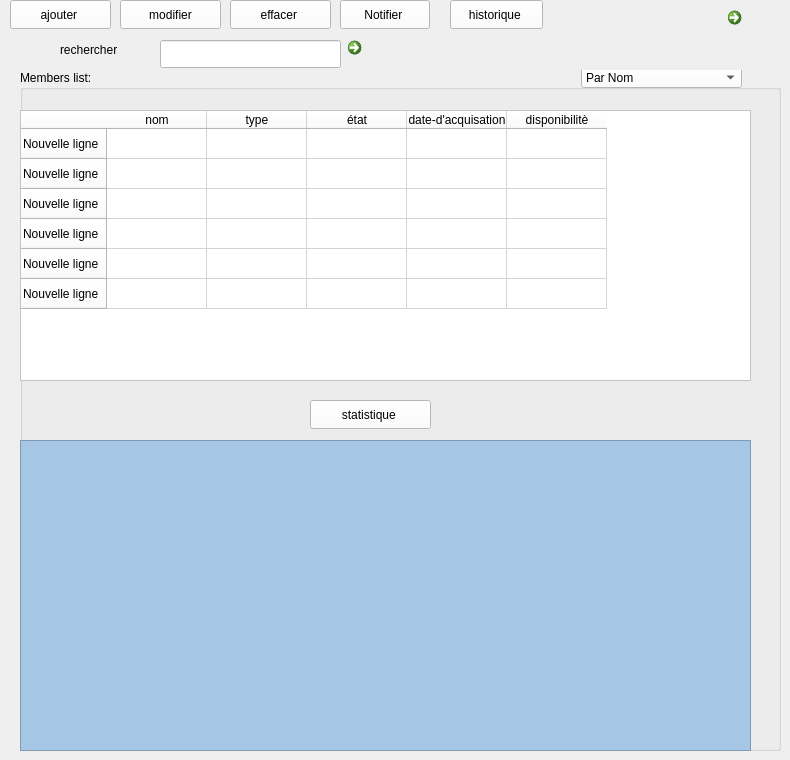
    <widget class="QWidget" name="tabequipement">
     <widget class="QPushButton" name="pushButton_delete">
      <property name="geometry">
       <rect>
        <x>230</x>
        <y>0</y>
        <width>101</width>
        <height>29</height>
       </rect>
      </property>
      <property name="styleSheet">
       <string notr="true">background-color: rgb(255, 255, 255);</string>
      </property>
      <property name="text">
       <string>effacer </string>
      </property>
     </widget>
     <widget class="QCommandLinkButton" name="commandLinkButton_2">
      <property name="geometry">
       <rect>
        <x>720</x>
        <y>0</y>
        <width>31</width>
        <height>41</height>
       </rect>
      </property>
      <property name="text">
       <string/>
      </property>
      <property name="icon">
       <iconset theme="QIcon::ThemeIcon::DocumentSave"/>
      </property>
     </widget>
     <widget class="QGroupBox" name="groupBox">
      <property name="geometry">
       <rect>
        <x>20</x>
        <y>70</y>
        <width>761</width>
        <height>681</height>
       </rect>
      </property>
      <property name="palette">
       <palette>
        <active>
         <colorrole role="WindowText">
          <brush brushstyle="SolidPattern">
           <color alpha="255">
            <red>0</red>
            <green>0</green>
            <blue>0</blue>
           </color>
          </brush>
         </colorrole>
         <colorrole role="Button">
          <brush brushstyle="SolidPattern">
           <color alpha="255">
            <red>168</red>
            <green>230</green>
            <blue>207</blue>
           </color>
          </brush>
         </colorrole>
         <colorrole role="Light">
          <brush brushstyle="SolidPattern">
           <color alpha="255">
            <red>255</red>
            <green>255</green>
            <blue>255</blue>
           </color>
          </brush>
         </colorrole>
         <colorrole role="Midlight">
          <brush brushstyle="SolidPattern">
           <color alpha="255">
            <red>211</red>
            <green>242</green>
            <blue>231</blue>
           </color>
          </brush>
         </colorrole>
         <colorrole role="Dark">
          <brush brushstyle="SolidPattern">
           <color alpha="255">
            <red>84</red>
            <green>115</green>
            <blue>103</blue>
           </color>
          </brush>
         </colorrole>
         <colorrole role="Mid">
          <brush brushstyle="SolidPattern">
           <color alpha="255">
            <red>112</red>
            <green>153</green>
            <blue>138</blue>
           </color>
          </brush>
         </colorrole>
         <colorrole role="Text">
          <brush brushstyle="SolidPattern">
           <color alpha="255">
            <red>0</red>
            <green>0</green>
            <blue>0</blue>
           </color>
          </brush>
         </colorrole>
         <colorrole role="BrightText">
          <brush brushstyle="SolidPattern">
           <color alpha="255">
            <red>255</red>
            <green>255</green>
            <blue>255</blue>
           </color>
          </brush>
         </colorrole>
         <colorrole role="ButtonText">
          <brush brushstyle="SolidPattern">
           <color alpha="255">
            <red>0</red>
            <green>0</green>
            <blue>0</blue>
           </color>
          </brush>
         </colorrole>
         <colorrole role="Base">
          <brush brushstyle="SolidPattern">
           <color alpha="255">
            <red>168</red>
            <green>230</green>
            <blue>207</blue>
           </color>
          </brush>
         </colorrole>
         <colorrole role="Window">
          <brush brushstyle="SolidPattern">
           <color alpha="255">
            <red>168</red>
            <green>230</green>
            <blue>207</blue>
           </color>
          </brush>
         </colorrole>
         <colorrole role="Shadow">
          <brush brushstyle="SolidPattern">
           <color alpha="255">
            <red>0</red>
            <green>0</green>
            <blue>0</blue>
           </color>
          </brush>
         </colorrole>
         <colorrole role="AlternateBase">
          <brush brushstyle="SolidPattern">
           <color alpha="255">
            <red>211</red>
            <green>242</green>
            <blue>231</blue>
           </color>
          </brush>
         </colorrole>
         <colorrole role="ToolTipBase">
          <brush brushstyle="SolidPattern">
           <color alpha="255">
            <red>255</red>
            <green>255</green>
            <blue>220</blue>
           </color>
          </brush>
         </colorrole>
         <colorrole role="ToolTipText">
          <brush brushstyle="SolidPattern">
           <color alpha="255">
            <red>0</red>
            <green>0</green>
            <blue>0</blue>
           </color>
          </brush>
         </colorrole>
         <colorrole role="PlaceholderText">
          <brush brushstyle="SolidPattern">
           <color alpha="127">
            <red>0</red>
            <green>0</green>
            <blue>0</blue>
           </color>
          </brush>
         </colorrole>
         <colorrole role="Accent">
          <brush brushstyle="SolidPattern">
           <color alpha="255">
            <red>255</red>
            <green>255</green>
            <blue>255</blue>
           </color>
          </brush>
         </colorrole>
        </active>
        <inactive>
         <colorrole role="WindowText">
          <brush brushstyle="SolidPattern">
           <color alpha="255">
            <red>0</red>
            <green>0</green>
            <blue>0</blue>
           </color>
          </brush>
         </colorrole>
         <colorrole role="Button">
          <brush brushstyle="SolidPattern">
           <color alpha="255">
            <red>168</red>
            <green>230</green>
            <blue>207</blue>
           </color>
          </brush>
         </colorrole>
         <colorrole role="Light">
          <brush brushstyle="SolidPattern">
           <color alpha="255">
            <red>255</red>
            <green>255</green>
            <blue>255</blue>
           </color>
          </brush>
         </colorrole>
         <colorrole role="Midlight">
          <brush brushstyle="SolidPattern">
           <color alpha="255">
            <red>211</red>
            <green>242</green>
            <blue>231</blue>
           </color>
          </brush>
         </colorrole>
         <colorrole role="Dark">
          <brush brushstyle="SolidPattern">
           <color alpha="255">
            <red>84</red>
            <green>115</green>
            <blue>103</blue>
           </color>
          </brush>
         </colorrole>
         <colorrole role="Mid">
          <brush brushstyle="SolidPattern">
           <color alpha="255">
            <red>112</red>
            <green>153</green>
            <blue>138</blue>
           </color>
          </brush>
         </colorrole>
         <colorrole role="Text">
          <brush brushstyle="SolidPattern">
           <color alpha="255">
            <red>0</red>
            <green>0</green>
            <blue>0</blue>
           </color>
          </brush>
         </colorrole>
         <colorrole role="BrightText">
          <brush brushstyle="SolidPattern">
           <color alpha="255">
            <red>255</red>
            <green>255</green>
            <blue>255</blue>
           </color>
          </brush>
         </colorrole>
         <colorrole role="ButtonText">
          <brush brushstyle="SolidPattern">
           <color alpha="255">
            <red>0</red>
            <green>0</green>
            <blue>0</blue>
           </color>
          </brush>
         </colorrole>
         <colorrole role="Base">
          <brush brushstyle="SolidPattern">
           <color alpha="255">
            <red>168</red>
            <green>230</green>
            <blue>207</blue>
           </color>
          </brush>
         </colorrole>
         <colorrole role="Window">
          <brush brushstyle="SolidPattern">
           <color alpha="255">
            <red>168</red>
            <green>230</green>
            <blue>207</blue>
           </color>
          </brush>
         </colorrole>
         <colorrole role="Shadow">
          <brush brushstyle="SolidPattern">
           <color alpha="255">
            <red>0</red>
            <green>0</green>
            <blue>0</blue>
           </color>
          </brush>
         </colorrole>
         <colorrole role="AlternateBase">
          <brush brushstyle="SolidPattern">
           <color alpha="255">
            <red>211</red>
            <green>242</green>
            <blue>231</blue>
           </color>
          </brush>
         </colorrole>
         <colorrole role="ToolTipBase">
          <brush brushstyle="SolidPattern">
           <color alpha="255">
            <red>255</red>
            <green>255</green>
            <blue>220</blue>
           </color>
          </brush>
         </colorrole>
         <colorrole role="ToolTipText">
          <brush brushstyle="SolidPattern">
           <color alpha="255">
            <red>0</red>
            <green>0</green>
            <blue>0</blue>
           </color>
          </brush>
         </colorrole>
         <colorrole role="PlaceholderText">
          <brush brushstyle="SolidPattern">
           <color alpha="127">
            <red>0</red>
            <green>0</green>
            <blue>0</blue>
           </color>
          </brush>
         </colorrole>
         <colorrole role="Accent">
          <brush brushstyle="SolidPattern">
           <color alpha="255">
            <red>255</red>
            <green>255</green>
            <blue>255</blue>
           </color>
          </brush>
         </colorrole>
        </inactive>
        <disabled>
         <colorrole role="WindowText">
          <brush brushstyle="SolidPattern">
           <color alpha="255">
            <red>84</red>
            <green>115</green>
            <blue>103</blue>
           </color>
          </brush>
         </colorrole>
         <colorrole role="Button">
          <brush brushstyle="SolidPattern">
           <color alpha="255">
            <red>168</red>
            <green>230</green>
            <blue>207</blue>
           </color>
          </brush>
         </colorrole>
         <colorrole role="Light">
          <brush brushstyle="SolidPattern">
           <color alpha="255">
            <red>255</red>
            <green>255</green>
            <blue>255</blue>
           </color>
          </brush>
         </colorrole>
         <colorrole role="Midlight">
          <brush brushstyle="SolidPattern">
           <color alpha="255">
            <red>211</red>
            <green>242</green>
            <blue>231</blue>
           </color>
          </brush>
         </colorrole>
         <colorrole role="Dark">
          <brush brushstyle="SolidPattern">
           <color alpha="255">
            <red>84</red>
            <green>115</green>
            <blue>103</blue>
           </color>
          </brush>
         </colorrole>
         <colorrole role="Mid">
          <brush brushstyle="SolidPattern">
           <color alpha="255">
            <red>112</red>
            <green>153</green>
            <blue>138</blue>
           </color>
          </brush>
         </colorrole>
         <colorrole role="Text">
          <brush brushstyle="SolidPattern">
           <color alpha="255">
            <red>84</red>
            <green>115</green>
            <blue>103</blue>
           </color>
          </brush>
         </colorrole>
         <colorrole role="BrightText">
          <brush brushstyle="SolidPattern">
           <color alpha="255">
            <red>255</red>
            <green>255</green>
            <blue>255</blue>
           </color>
          </brush>
         </colorrole>
         <colorrole role="ButtonText">
          <brush brushstyle="SolidPattern">
           <color alpha="255">
            <red>84</red>
            <green>115</green>
            <blue>103</blue>
           </color>
          </brush>
         </colorrole>
         <colorrole role="Base">
          <brush brushstyle="SolidPattern">
           <color alpha="255">
            <red>168</red>
            <green>230</green>
            <blue>207</blue>
           </color>
          </brush>
         </colorrole>
         <colorrole role="Window">
          <brush brushstyle="SolidPattern">
           <color alpha="255">
            <red>168</red>
            <green>230</green>
            <blue>207</blue>
           </color>
          </brush>
         </colorrole>
         <colorrole role="Shadow">
          <brush brushstyle="SolidPattern">
           <color alpha="255">
            <red>0</red>
            <green>0</green>
            <blue>0</blue>
           </color>
          </brush>
         </colorrole>
         <colorrole role="AlternateBase">
          <brush brushstyle="SolidPattern">
           <color alpha="255">
            <red>168</red>
            <green>230</green>
            <blue>207</blue>
           </color>
          </brush>
         </colorrole>
         <colorrole role="ToolTipBase">
          <brush brushstyle="SolidPattern">
           <color alpha="255">
            <red>255</red>
            <green>255</green>
            <blue>220</blue>
           </color>
          </brush>
         </colorrole>
         <colorrole role="ToolTipText">
          <brush brushstyle="SolidPattern">
           <color alpha="255">
            <red>0</red>
            <green>0</green>
            <blue>0</blue>
           </color>
          </brush>
         </colorrole>
         <colorrole role="PlaceholderText">
          <brush brushstyle="SolidPattern">
           <color alpha="127">
            <red>84</red>
            <green>115</green>
            <blue>103</blue>
           </color>
          </brush>
         </colorrole>
         <colorrole role="Accent">
          <brush brushstyle="SolidPattern">
           <color alpha="255">
            <red>230</red>
            <green>255</green>
            <blue>246</blue>
           </color>
          </brush>
         </colorrole>
        </disabled>
       </palette>
      </property>
      <property name="title">
       <string>Members list:</string>
      </property>
      <property name="checkable">
       <bool>false</bool>
      </property>
      <widget class="QComboBox" name="comboBox_2">
       <property name="geometry">
        <rect>
         <x>561</x>
         <y>-3</y>
         <width>161</width>
         <height>21</height>
        </rect>
       </property>
       <property name="styleSheet">
        <string notr="true">background-color: rgb(255, 255, 255);</string>
       </property>
       <item>
        <property name="text">
         <string>Par Nom</string>
        </property>
       </item>
       <item>
        <property name="text">
         <string>Par type</string>
        </property>
       </item>
       <item>
        <property name="text">
         <string>Par date</string>
        </property>
       </item>
      </widget>
      <widget class="QPushButton" name="pushButton_3">
       <property name="geometry">
        <rect>
         <x>290</x>
         <y>330</y>
         <width>121</width>
         <height>29</height>
        </rect>
       </property>
       <property name="styleSheet">
        <string notr="true">background-color: rgb(255, 255, 255);</string>
       </property>
       <property name="text">
        <string>statistique </string>
       </property>
      </widget>
      <widget class="QTableWidget" name="tableWidget_2">
       <property name="geometry">
        <rect>
         <x>0</x>
         <y>40</y>
         <width>731</width>
         <height>271</height>
        </rect>
       </property>
       <property name="styleSheet">
        <string notr="true">background-color: rgb(255, 255, 255);</string>
       </property>
       <row>
        <property name="text">
         <string>Nouvelle ligne</string>
        </property>
       </row>
       <row>
        <property name="text">
         <string>Nouvelle ligne</string>
        </property>
       </row>
       <row>
        <property name="text">
         <string>Nouvelle ligne</string>
        </property>
       </row>
       <row>
        <property name="text">
         <string>Nouvelle ligne</string>
        </property>
       </row>
       <row>
        <property name="text">
         <string>Nouvelle ligne</string>
        </property>
       </row>
       <row>
        <property name="text">
         <string>Nouvelle ligne</string>
        </property>
       </row>
       <column>
        <property name="text">
         <string>nom</string>
        </property>
       </column>
       <column>
        <property name="text">
         <string>type</string>
        </property>
       </column>
       <column>
        <property name="text">
         <string>état</string>
        </property>
       </column>
       <column>
        <property name="text">
         <string>date-d'acquisation</string>
        </property>
       </column>
       <column>
        <property name="text">
         <string>disponibilitè</string>
        </property>
       </column>
      </widget>
     </widget>
     <widget class="QLabel" name="label">
      <property name="geometry">
       <rect>
        <x>60</x>
        <y>40</y>
        <width>91</width>
        <height>20</height>
       </rect>
      </property>
      <property name="text">
       <string>rechercher</string>
      </property>
     </widget>
     <widget class="QCommandLinkButton" name="commandLinkButton">
      <property name="geometry">
       <rect>
        <x>340</x>
        <y>30</y>
        <width>31</width>
        <height>41</height>
       </rect>
      </property>
      <property name="text">
       <string/>
      </property>
      <property name="icon">
       <iconset theme="QIcon::ThemeIcon::SystemSearch"/>
      </property>
     </widget>
     <widget class="QLineEdit" name="lineEdit">
      <property name="geometry">
       <rect>
        <x>160</x>
        <y>40</y>
        <width>181</width>
        <height>28</height>
       </rect>
      </property>
      <property name="styleSheet">
       <string notr="true">background-color: rgb(255, 255, 255);</string>
      </property>
      <property name="text">
       <string/>
      </property>
     </widget>
     <widget class="QColumnView" name="columnView">
      <property name="geometry">
       <rect>
        <x>20</x>
        <y>440</y>
        <width>731</width>
        <height>311</height>
       </rect>
      </property>
      <property name="palette">
       <palette>
        <active>
         <colorrole role="WindowText">
          <brush brushstyle="SolidPattern">
           <color alpha="255">
            <red>0</red>
            <green>0</green>
            <blue>0</blue>
           </color>
          </brush>
         </colorrole>
         <colorrole role="Button">
          <brush brushstyle="SolidPattern">
           <color alpha="255">
            <red>165</red>
            <green>199</green>
            <blue>229</blue>
           </color>
          </brush>
         </colorrole>
         <colorrole role="Light">
          <brush brushstyle="SolidPattern">
           <color alpha="255">
            <red>127</red>
            <green>127</green>
            <blue>255</blue>
           </color>
          </brush>
         </colorrole>
         <colorrole role="Midlight">
          <brush brushstyle="SolidPattern">
           <color alpha="255">
            <red>63</red>
            <green>63</green>
            <blue>255</blue>
           </color>
          </brush>
         </colorrole>
         <colorrole role="Dark">
          <brush brushstyle="SolidPattern">
           <color alpha="255">
            <red>0</red>
            <green>0</green>
            <blue>127</blue>
           </color>
          </brush>
         </colorrole>
         <colorrole role="Mid">
          <brush brushstyle="SolidPattern">
           <color alpha="255">
            <red>0</red>
            <green>0</green>
            <blue>170</blue>
           </color>
          </brush>
         </colorrole>
         <colorrole role="Text">
          <brush brushstyle="SolidPattern">
           <color alpha="255">
            <red>0</red>
            <green>0</green>
            <blue>0</blue>
           </color>
          </brush>
         </colorrole>
         <colorrole role="BrightText">
          <brush brushstyle="SolidPattern">
           <color alpha="255">
            <red>255</red>
            <green>255</green>
            <blue>255</blue>
           </color>
          </brush>
         </colorrole>
         <colorrole role="ButtonText">
          <brush brushstyle="SolidPattern">
           <color alpha="255">
            <red>0</red>
            <green>0</green>
            <blue>0</blue>
           </color>
          </brush>
         </colorrole>
         <colorrole role="Base">
          <brush brushstyle="SolidPattern">
           <color alpha="255">
            <red>165</red>
            <green>199</green>
            <blue>229</blue>
           </color>
          </brush>
         </colorrole>
         <colorrole role="Window">
          <brush brushstyle="SolidPattern">
           <color alpha="255">
            <red>165</red>
            <green>199</green>
            <blue>229</blue>
           </color>
          </brush>
         </colorrole>
         <colorrole role="Shadow">
          <brush brushstyle="SolidPattern">
           <color alpha="255">
            <red>0</red>
            <green>0</green>
            <blue>0</blue>
           </color>
          </brush>
         </colorrole>
         <colorrole role="AlternateBase">
          <brush brushstyle="SolidPattern">
           <color alpha="255">
            <red>127</red>
            <green>127</green>
            <blue>255</blue>
           </color>
          </brush>
         </colorrole>
         <colorrole role="ToolTipBase">
          <brush brushstyle="SolidPattern">
           <color alpha="255">
            <red>255</red>
            <green>255</green>
            <blue>220</blue>
           </color>
          </brush>
         </colorrole>
         <colorrole role="ToolTipText">
          <brush brushstyle="SolidPattern">
           <color alpha="255">
            <red>0</red>
            <green>0</green>
            <blue>0</blue>
           </color>
          </brush>
         </colorrole>
         <colorrole role="PlaceholderText">
          <brush brushstyle="SolidPattern">
           <color alpha="127">
            <red>0</red>
            <green>0</green>
            <blue>0</blue>
           </color>
          </brush>
         </colorrole>
         <colorrole role="Accent">
          <brush brushstyle="SolidPattern">
           <color alpha="255">
            <red>255</red>
            <green>255</green>
            <blue>255</blue>
           </color>
          </brush>
         </colorrole>
        </active>
        <inactive>
         <colorrole role="WindowText">
          <brush brushstyle="SolidPattern">
           <color alpha="255">
            <red>0</red>
            <green>0</green>
            <blue>0</blue>
           </color>
          </brush>
         </colorrole>
         <colorrole role="Button">
          <brush brushstyle="SolidPattern">
           <color alpha="255">
            <red>165</red>
            <green>199</green>
            <blue>229</blue>
           </color>
          </brush>
         </colorrole>
         <colorrole role="Light">
          <brush brushstyle="SolidPattern">
           <color alpha="255">
            <red>127</red>
            <green>127</green>
            <blue>255</blue>
           </color>
          </brush>
         </colorrole>
         <colorrole role="Midlight">
          <brush brushstyle="SolidPattern">
           <color alpha="255">
            <red>63</red>
            <green>63</green>
            <blue>255</blue>
           </color>
          </brush>
         </colorrole>
         <colorrole role="Dark">
          <brush brushstyle="SolidPattern">
           <color alpha="255">
            <red>0</red>
            <green>0</green>
            <blue>127</blue>
           </color>
          </brush>
         </colorrole>
         <colorrole role="Mid">
          <brush brushstyle="SolidPattern">
           <color alpha="255">
            <red>0</red>
            <green>0</green>
            <blue>170</blue>
           </color>
          </brush>
         </colorrole>
         <colorrole role="Text">
          <brush brushstyle="SolidPattern">
           <color alpha="255">
            <red>0</red>
            <green>0</green>
            <blue>0</blue>
           </color>
          </brush>
         </colorrole>
         <colorrole role="BrightText">
          <brush brushstyle="SolidPattern">
           <color alpha="255">
            <red>255</red>
            <green>255</green>
            <blue>255</blue>
           </color>
          </brush>
         </colorrole>
         <colorrole role="ButtonText">
          <brush brushstyle="SolidPattern">
           <color alpha="255">
            <red>0</red>
            <green>0</green>
            <blue>0</blue>
           </color>
          </brush>
         </colorrole>
         <colorrole role="Base">
          <brush brushstyle="SolidPattern">
           <color alpha="255">
            <red>165</red>
            <green>199</green>
            <blue>229</blue>
           </color>
          </brush>
         </colorrole>
         <colorrole role="Window">
          <brush brushstyle="SolidPattern">
           <color alpha="255">
            <red>165</red>
            <green>199</green>
            <blue>229</blue>
           </color>
          </brush>
         </colorrole>
         <colorrole role="Shadow">
          <brush brushstyle="SolidPattern">
           <color alpha="255">
            <red>0</red>
            <green>0</green>
            <blue>0</blue>
           </color>
          </brush>
         </colorrole>
         <colorrole role="AlternateBase">
          <brush brushstyle="SolidPattern">
           <color alpha="255">
            <red>127</red>
            <green>127</green>
            <blue>255</blue>
           </color>
          </brush>
         </colorrole>
         <colorrole role="ToolTipBase">
          <brush brushstyle="SolidPattern">
           <color alpha="255">
            <red>255</red>
            <green>255</green>
            <blue>220</blue>
           </color>
          </brush>
         </colorrole>
         <colorrole role="ToolTipText">
          <brush brushstyle="SolidPattern">
           <color alpha="255">
            <red>0</red>
            <green>0</green>
            <blue>0</blue>
           </color>
          </brush>
         </colorrole>
         <colorrole role="PlaceholderText">
          <brush brushstyle="SolidPattern">
           <color alpha="127">
            <red>0</red>
            <green>0</green>
            <blue>0</blue>
           </color>
          </brush>
         </colorrole>
         <colorrole role="Accent">
          <brush brushstyle="SolidPattern">
           <color alpha="255">
            <red>255</red>
            <green>255</green>
            <blue>255</blue>
           </color>
          </brush>
         </colorrole>
        </inactive>
        <disabled>
         <colorrole role="WindowText">
          <brush brushstyle="SolidPattern">
           <color alpha="255">
            <red>0</red>
            <green>0</green>
            <blue>127</blue>
           </color>
          </brush>
         </colorrole>
         <colorrole role="Button">
          <brush brushstyle="SolidPattern">
           <color alpha="255">
            <red>165</red>
            <green>199</green>
            <blue>229</blue>
           </color>
          </brush>
         </colorrole>
         <colorrole role="Light">
          <brush brushstyle="SolidPattern">
           <color alpha="255">
            <red>127</red>
            <green>127</green>
            <blue>255</blue>
           </color>
          </brush>
         </colorrole>
         <colorrole role="Midlight">
          <brush brushstyle="SolidPattern">
           <color alpha="255">
            <red>63</red>
            <green>63</green>
            <blue>255</blue>
           </color>
          </brush>
         </colorrole>
         <colorrole role="Dark">
          <brush brushstyle="SolidPattern">
           <color alpha="255">
            <red>0</red>
            <green>0</green>
            <blue>127</blue>
           </color>
          </brush>
         </colorrole>
         <colorrole role="Mid">
          <brush brushstyle="SolidPattern">
           <color alpha="255">
            <red>0</red>
            <green>0</green>
            <blue>170</blue>
           </color>
          </brush>
         </colorrole>
         <colorrole role="Text">
          <brush brushstyle="SolidPattern">
           <color alpha="255">
            <red>0</red>
            <green>0</green>
            <blue>127</blue>
           </color>
          </brush>
         </colorrole>
         <colorrole role="BrightText">
          <brush brushstyle="SolidPattern">
           <color alpha="255">
            <red>255</red>
            <green>255</green>
            <blue>255</blue>
           </color>
          </brush>
         </colorrole>
         <colorrole role="ButtonText">
          <brush brushstyle="SolidPattern">
           <color alpha="255">
            <red>0</red>
            <green>0</green>
            <blue>127</blue>
           </color>
          </brush>
         </colorrole>
         <colorrole role="Base">
          <brush brushstyle="SolidPattern">
           <color alpha="255">
            <red>165</red>
            <green>199</green>
            <blue>229</blue>
           </color>
          </brush>
         </colorrole>
         <colorrole role="Window">
          <brush brushstyle="SolidPattern">
           <color alpha="255">
            <red>165</red>
            <green>199</green>
            <blue>229</blue>
           </color>
          </brush>
         </colorrole>
         <colorrole role="Shadow">
          <brush brushstyle="SolidPattern">
           <color alpha="255">
            <red>0</red>
            <green>0</green>
            <blue>0</blue>
           </color>
          </brush>
         </colorrole>
         <colorrole role="AlternateBase">
          <brush brushstyle="SolidPattern">
           <color alpha="255">
            <red>0</red>
            <green>0</green>
            <blue>255</blue>
           </color>
          </brush>
         </colorrole>
         <colorrole role="ToolTipBase">
          <brush brushstyle="SolidPattern">
           <color alpha="255">
            <red>255</red>
            <green>255</green>
            <blue>220</blue>
           </color>
          </brush>
         </colorrole>
         <colorrole role="ToolTipText">
          <brush brushstyle="SolidPattern">
           <color alpha="255">
            <red>0</red>
            <green>0</green>
            <blue>0</blue>
           </color>
          </brush>
         </colorrole>
         <colorrole role="PlaceholderText">
          <brush brushstyle="SolidPattern">
           <color alpha="127">
            <red>0</red>
            <green>0</green>
            <blue>127</blue>
           </color>
          </brush>
         </colorrole>
         <colorrole role="Accent">
          <brush brushstyle="SolidPattern">
           <color alpha="255">
            <red>76</red>
            <green>76</green>
            <blue>255</blue>
           </color>
          </brush>
         </colorrole>
        </disabled>
       </palette>
      </property>
      <property name="styleSheet">
       <string notr="true">background-color: rgb(165, 199, 229);</string>
      </property>
     </widget>
     <widget class="QPushButton" name="pushButton_4">
      <property name="geometry">
       <rect>
        <x>450</x>
        <y>0</y>
        <width>93</width>
        <height>29</height>
       </rect>
      </property>
      <property name="styleSheet">
       <string notr="true">background-color: rgb(255, 255, 255);</string>
      </property>
      <property name="text">
       <string>historique </string>
      </property>
     </widget>
     <widget class="QPushButton" name="pushButton_new">
      <property name="geometry">
       <rect>
        <x>10</x>
        <y>0</y>
        <width>101</width>
        <height>29</height>
       </rect>
      </property>
      <property name="styleSheet">
       <string notr="true">background-color: rgb(255, 255, 255);</string>
      </property>
      <property name="text">
       <string>ajouter </string>
      </property>
     </widget>
     <widget class="QPushButton" name="pushButton">
      <property name="geometry">
       <rect>
        <x>340</x>
        <y>0</y>
        <width>90</width>
        <height>29</height>
       </rect>
      </property>
      <property name="styleSheet">
       <string notr="true">background-color: rgb(255, 255, 255);</string>
      </property>
      <property name="text">
       <string>Notifier </string>
      </property>
     </widget>
     <widget class="QPushButton" name="pushButton_update">
      <property name="geometry">
       <rect>
        <x>120</x>
        <y>0</y>
        <width>101</width>
        <height>29</height>
       </rect>
      </property>
      <property name="styleSheet">
       <string notr="true">background-color: rgb(255, 255, 255);</string>
      </property>
      <property name="text">
       <string>modifier</string>
      </property>
     </widget>
    </widget>
